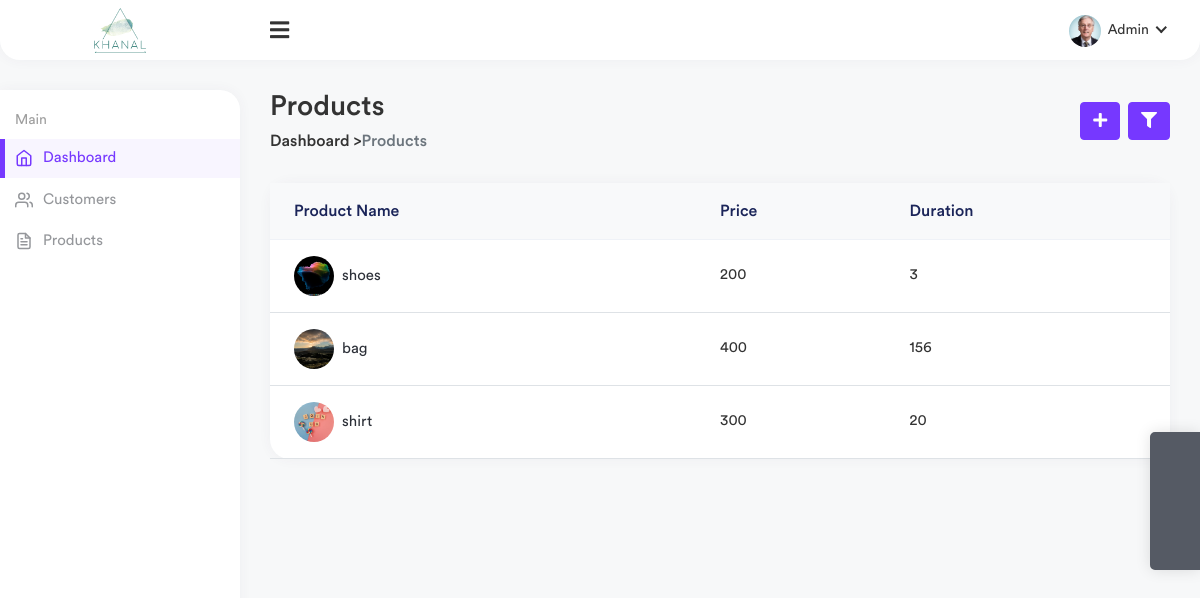
Page /productlist on the committed database.
### web/models.py (models this page shows, shortened)
class Product(models.Model):
    name = models.CharField(max_length=30)
    price = models.IntegerField()
    duration =models.IntegerField()
    image = models.FileField(upload_to='ProductImage', null=True, blank=True)
    endingdate = models.DateField(blank=True, null=True)
    startingdate= models.DateField(auto_now=True)
    status=models.CharField(max_length=30,default='On Going')

### web/views.py (the view)
# urls.py: path('productlist',views.productlist,name='productlist'),
def productlist(request):
    productlist=Product.objects.all()
    context={
    "productlist":productlist
    }
    return render(request,'web/productlist.html',context)

### template/web/productlist.html
{% extends 'web/partials/base.html' %}
{% block content %}
{% load static %}
   <div class="content container-fluid">
    <div class="page-header">
        <div class="row align-items-center">
            <div class="col">
                <h3 class="page-title">Products</h3>
                <ul class="breadcrumb">
                    <li class=""><a href="/">Dashboard ></a>
                    </li>
                    <li class=" active">Products</li>
                </ul>
            </div>
            <div class="col-auto">
                <a href="{% url 'web:addproduct' %}" class="btn btn-primary me-1">
                    <i class="fas fa-plus"></i>
                </a>
                <a class="btn btn-primary filter-btn" href="javascript:void(0);" id="filter_search">
                    <i class="fas fa-filter"></i>
                </a>
            </div>
        </div>
    </div>
    <div class="row">
        <div class="col-sm-12">
            <div class="card card-table">
                <div class="card-body">
                    <div class="table-responsive">
                        <table class="table table-center table-hover datatable">
                            <thead class="thead-light">
                                <tr>
                                    <th>Product Name</th>
                                    <th>Price</th>
                                    <th>Duration</th>
                                </tr>
                            </thead>
                            <tbody>
                                {% for i in productlist %}
                                <tr>
                                    <td>
                                        <h2 class="table-avatar">
                                            <a  class="avatar avatar-sm me-2"><img
                                                    class="avatar-img rounded-circle"
                                                    src="{{i.image.url}}"
                                                    alt="User Image"></a>
                                            <a >{{i.name}} </a>
                                        </h2>
                                    </td>
                                    <td>{{i.price}}</td>
                                    <td>{{i.duration}}</td>
                                </tr>
                               {% endfor %}
                            </tbody>
                        </table>
                    </div>
                </div>
            </div>
        </div>
    </div>
</div>
{% endblock %}

### rows in the picture
Product: image (picture), name "shoes", price "200", duration "3"
Product: image (picture), name "bag", price "400", duration "156"
Product: image (picture), name "shirt", price "300", duration "20"
